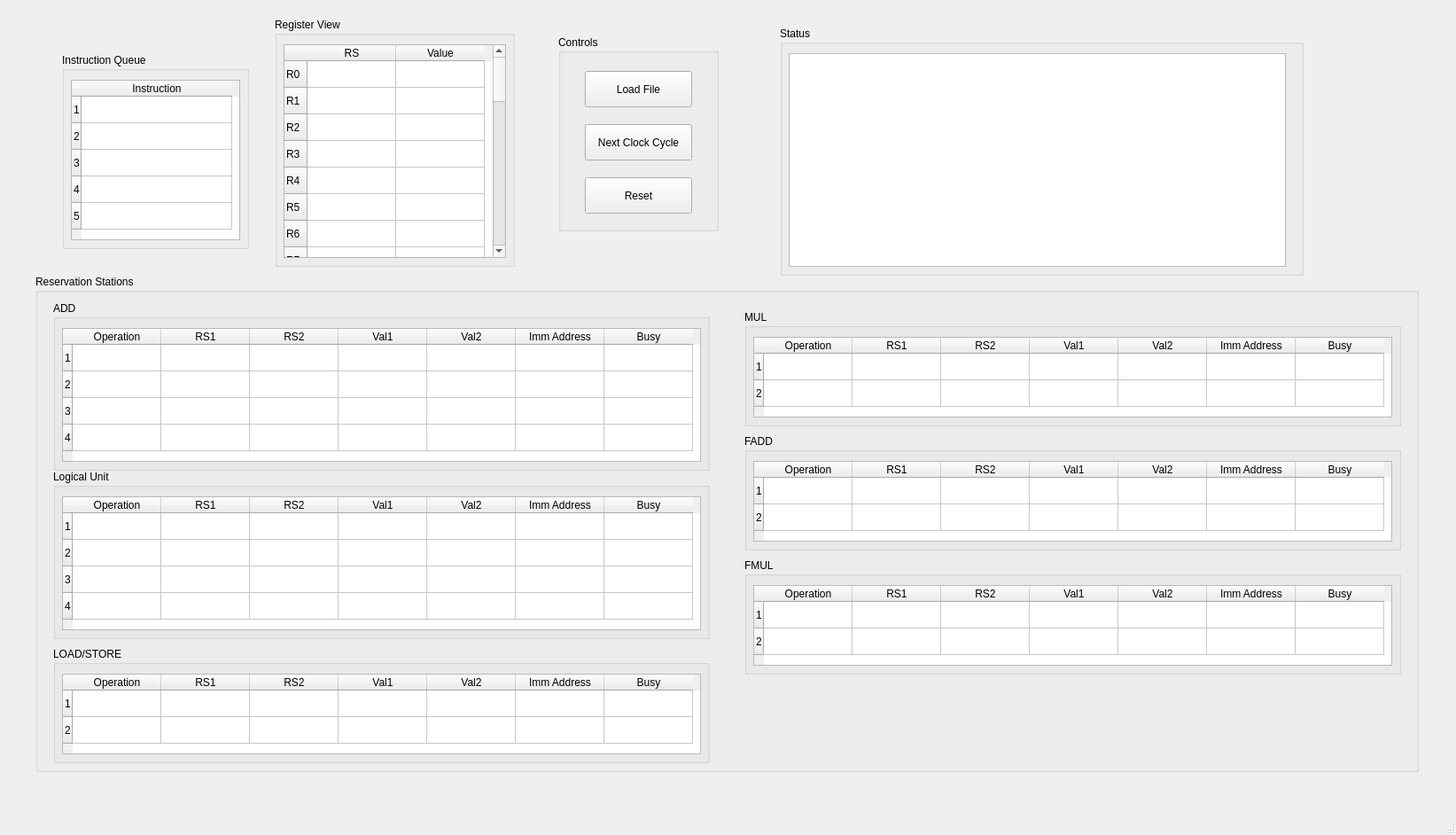
<?xml version="1.0" encoding="UTF-8"?>
<ui version="4.0">
 <class>MainWindow</class>
 <widget class="QMainWindow" name="MainWindow">
  <property name="geometry">
   <rect>
    <x>0</x>
    <y>0</y>
    <width>1643</width>
    <height>942</height>
   </rect>
  </property>
  <property name="windowTitle">
   <string>MainWindow</string>
  </property>
  <widget class="QWidget" name="centralwidget">
   <widget class="QGroupBox" name="groupBox">
    <property name="geometry">
     <rect>
      <x>310</x>
      <y>20</y>
      <width>271</width>
      <height>281</height>
     </rect>
    </property>
    <property name="title">
     <string>Register View</string>
    </property>
    <widget class="QTableWidget" name="registerTable">
     <property name="geometry">
      <rect>
       <x>10</x>
       <y>30</y>
       <width>251</width>
       <height>241</height>
      </rect>
     </property>
     <property name="rowCount">
      <number>30</number>
     </property>
     <property name="columnCount">
      <number>2</number>
     </property>
     <row>
      <property name="text">
       <string>R0</string>
      </property>
     </row>
     <row>
      <property name="text">
       <string>R1</string>
      </property>
     </row>
     <row>
      <property name="text">
       <string>R2</string>
      </property>
     </row>
     <row>
      <property name="text">
       <string>R3</string>
      </property>
     </row>
     <row>
      <property name="text">
       <string>R4</string>
      </property>
     </row>
     <row>
      <property name="text">
       <string>R5</string>
      </property>
     </row>
     <row>
      <property name="text">
       <string>R6</string>
      </property>
     </row>
     <row>
      <property name="text">
       <string>R7</string>
      </property>
     </row>
     <row>
      <property name="text">
       <string>R8</string>
      </property>
     </row>
     <row>
      <property name="text">
       <string>R9</string>
      </property>
     </row>
     <row>
      <property name="text">
       <string>R10</string>
      </property>
     </row>
     <row>
      <property name="text">
       <string>R11</string>
      </property>
     </row>
     <row>
      <property name="text">
       <string>R12</string>
      </property>
     </row>
     <row>
      <property name="text">
       <string>R13</string>
      </property>
     </row>
     <row>
      <property name="text">
       <string>R14</string>
      </property>
     </row>
     <row>
      <property name="text">
       <string>R15</string>
      </property>
     </row>
     <row>
      <property name="text">
       <string>R16</string>
      </property>
     </row>
     <row>
      <property name="text">
       <string>R17</string>
      </property>
     </row>
     <row>
      <property name="text">
       <string>R18</string>
      </property>
     </row>
     <row>
      <property name="text">
       <string>R19</string>
      </property>
     </row>
     <row>
      <property name="text">
       <string>R21</string>
      </property>
     </row>
     <row>
      <property name="text">
       <string>R22</string>
      </property>
     </row>
     <row>
      <property name="text">
       <string>R23</string>
      </property>
     </row>
     <row>
      <property name="text">
       <string>R24</string>
      </property>
     </row>
     <row>
      <property name="text">
       <string>R25</string>
      </property>
     </row>
     <row>
      <property name="text">
       <string>R26</string>
      </property>
     </row>
     <row>
      <property name="text">
       <string>R27</string>
      </property>
     </row>
     <row>
      <property name="text">
       <string>R28</string>
      </property>
     </row>
     <row>
      <property name="text">
       <string>R29</string>
      </property>
     </row>
     <row>
      <property name="text">
       <string>R31</string>
      </property>
     </row>
     <column>
      <property name="text">
       <string>RS</string>
      </property>
     </column>
     <column>
      <property name="text">
       <string>Value</string>
      </property>
     </column>
    </widget>
   </widget>
   <widget class="QGroupBox" name="groupBox_2">
    <property name="geometry">
     <rect>
      <x>70</x>
      <y>60</y>
      <width>211</width>
      <height>221</height>
     </rect>
    </property>
    <property name="title">
     <string>Instruction Queue</string>
    </property>
    <widget class="QTableWidget" name="tableWidget">
     <property name="geometry">
      <rect>
       <x>10</x>
       <y>30</y>
       <width>191</width>
       <height>181</height>
      </rect>
     </property>
     <attribute name="horizontalHeaderDefaultSectionSize">
      <number>170</number>
     </attribute>
     <row>
      <property name="text">
       <string>1</string>
      </property>
     </row>
     <row>
      <property name="text">
       <string>2</string>
      </property>
     </row>
     <row>
      <property name="text">
       <string>3</string>
      </property>
     </row>
     <row>
      <property name="text">
       <string>4</string>
      </property>
     </row>
     <row>
      <property name="text">
       <string>5</string>
      </property>
     </row>
     <column>
      <property name="text">
       <string>Instruction</string>
      </property>
     </column>
    </widget>
   </widget>
   <widget class="QGroupBox" name="groupBox_3">
    <property name="geometry">
     <rect>
      <x>40</x>
      <y>310</y>
      <width>1561</width>
      <height>561</height>
     </rect>
    </property>
    <property name="title">
     <string>Reservation Stations</string>
    </property>
    <widget class="QGroupBox" name="groupBox_4">
     <property name="geometry">
      <rect>
       <x>20</x>
       <y>30</y>
       <width>741</width>
       <height>191</height>
      </rect>
     </property>
     <property name="title">
      <string>ADD</string>
     </property>
     <widget class="QTableWidget" name="tableWidget_2">
      <property name="geometry">
       <rect>
        <x>10</x>
        <y>30</y>
        <width>721</width>
        <height>151</height>
       </rect>
      </property>
      <row>
       <property name="text">
        <string>1</string>
       </property>
      </row>
      <row>
       <property name="text">
        <string>2</string>
       </property>
      </row>
      <row>
       <property name="text">
        <string>3</string>
       </property>
      </row>
      <row>
       <property name="text">
        <string>4</string>
       </property>
      </row>
      <column>
       <property name="text">
        <string>Operation</string>
       </property>
      </column>
      <column>
       <property name="text">
        <string>RS1</string>
       </property>
      </column>
      <column>
       <property name="text">
        <string>RS2</string>
       </property>
      </column>
      <column>
       <property name="text">
        <string>Val1</string>
       </property>
      </column>
      <column>
       <property name="text">
        <string>Val2</string>
       </property>
      </column>
      <column>
       <property name="text">
        <string>Imm Address</string>
       </property>
      </column>
      <column>
       <property name="text">
        <string>Busy</string>
       </property>
      </column>
     </widget>
    </widget>
    <widget class="QGroupBox" name="groupBox_5">
     <property name="geometry">
      <rect>
       <x>800</x>
       <y>40</y>
       <width>741</width>
       <height>131</height>
      </rect>
     </property>
     <property name="title">
      <string>MUL</string>
     </property>
     <widget class="QTableWidget" name="tableWidget_3">
      <property name="geometry">
       <rect>
        <x>10</x>
        <y>30</y>
        <width>721</width>
        <height>91</height>
       </rect>
      </property>
      <row>
       <property name="text">
        <string>1</string>
       </property>
      </row>
      <row>
       <property name="text">
        <string>2</string>
       </property>
      </row>
      <column>
       <property name="text">
        <string>Operation</string>
       </property>
      </column>
      <column>
       <property name="text">
        <string>RS1</string>
       </property>
      </column>
      <column>
       <property name="text">
        <string>RS2</string>
       </property>
      </column>
      <column>
       <property name="text">
        <string>Val1</string>
       </property>
      </column>
      <column>
       <property name="text">
        <string>Val2</string>
       </property>
      </column>
      <column>
       <property name="text">
        <string>Imm Address</string>
       </property>
      </column>
      <column>
       <property name="text">
        <string>Busy</string>
       </property>
      </column>
     </widget>
    </widget>
    <widget class="QGroupBox" name="groupBox_6">
     <property name="geometry">
      <rect>
       <x>20</x>
       <y>220</y>
       <width>741</width>
       <height>191</height>
      </rect>
     </property>
     <property name="title">
      <string>Logical Unit</string>
     </property>
     <widget class="QTableWidget" name="tableWidget_4">
      <property name="geometry">
       <rect>
        <x>10</x>
        <y>30</y>
        <width>721</width>
        <height>151</height>
       </rect>
      </property>
      <row>
       <property name="text">
        <string>1</string>
       </property>
      </row>
      <row>
       <property name="text">
        <string>2</string>
       </property>
      </row>
      <row>
       <property name="text">
        <string>3</string>
       </property>
      </row>
      <row>
       <property name="text">
        <string>4</string>
       </property>
      </row>
      <column>
       <property name="text">
        <string>Operation</string>
       </property>
      </column>
      <column>
       <property name="text">
        <string>RS1</string>
       </property>
      </column>
      <column>
       <property name="text">
        <string>RS2</string>
       </property>
      </column>
      <column>
       <property name="text">
        <string>Val1</string>
       </property>
      </column>
      <column>
       <property name="text">
        <string>Val2</string>
       </property>
      </column>
      <column>
       <property name="text">
        <string>Imm Address</string>
       </property>
      </column>
      <column>
       <property name="text">
        <string>Busy</string>
       </property>
      </column>
     </widget>
    </widget>
    <widget class="QGroupBox" name="groupBox_7">
     <property name="geometry">
      <rect>
       <x>800</x>
       <y>180</y>
       <width>741</width>
       <height>131</height>
      </rect>
     </property>
     <property name="title">
      <string>FADD</string>
     </property>
     <widget class="QTableWidget" name="tableWidget_5">
      <property name="geometry">
       <rect>
        <x>10</x>
        <y>30</y>
        <width>721</width>
        <height>91</height>
       </rect>
      </property>
      <row>
       <property name="text">
        <string>1</string>
       </property>
      </row>
      <row>
       <property name="text">
        <string>2</string>
       </property>
      </row>
      <column>
       <property name="text">
        <string>Operation</string>
       </property>
      </column>
      <column>
       <property name="text">
        <string>RS1</string>
       </property>
      </column>
      <column>
       <property name="text">
        <string>RS2</string>
       </property>
      </column>
      <column>
       <property name="text">
        <string>Val1</string>
       </property>
      </column>
      <column>
       <property name="text">
        <string>Val2</string>
       </property>
      </column>
      <column>
       <property name="text">
        <string>Imm Address</string>
       </property>
      </column>
      <column>
       <property name="text">
        <string>Busy</string>
       </property>
      </column>
     </widget>
    </widget>
    <widget class="QGroupBox" name="groupBox_8">
     <property name="geometry">
      <rect>
       <x>20</x>
       <y>420</y>
       <width>741</width>
       <height>131</height>
      </rect>
     </property>
     <property name="title">
      <string>LOAD/STORE</string>
     </property>
     <widget class="QTableWidget" name="tableWidget_6">
      <property name="geometry">
       <rect>
        <x>10</x>
        <y>30</y>
        <width>721</width>
        <height>91</height>
       </rect>
      </property>
      <row>
       <property name="text">
        <string>1</string>
       </property>
      </row>
      <row>
       <property name="text">
        <string>2</string>
       </property>
      </row>
      <column>
       <property name="text">
        <string>Operation</string>
       </property>
      </column>
      <column>
       <property name="text">
        <string>RS1</string>
       </property>
      </column>
      <column>
       <property name="text">
        <string>RS2</string>
       </property>
      </column>
      <column>
       <property name="text">
        <string>Val1</string>
       </property>
      </column>
      <column>
       <property name="text">
        <string>Val2</string>
       </property>
      </column>
      <column>
       <property name="text">
        <string>Imm Address</string>
       </property>
      </column>
      <column>
       <property name="text">
        <string>Busy</string>
       </property>
      </column>
     </widget>
    </widget>
    <widget class="QGroupBox" name="groupBox_9">
     <property name="geometry">
      <rect>
       <x>800</x>
       <y>320</y>
       <width>741</width>
       <height>131</height>
      </rect>
     </property>
     <property name="title">
      <string>FMUL</string>
     </property>
     <widget class="QTableWidget" name="tableWidget_7">
      <property name="geometry">
       <rect>
        <x>10</x>
        <y>30</y>
        <width>721</width>
        <height>91</height>
       </rect>
      </property>
      <row>
       <property name="text">
        <string>1</string>
       </property>
      </row>
      <row>
       <property name="text">
        <string>2</string>
       </property>
      </row>
      <column>
       <property name="text">
        <string>Operation</string>
       </property>
      </column>
      <column>
       <property name="text">
        <string>RS1</string>
       </property>
      </column>
      <column>
       <property name="text">
        <string>RS2</string>
       </property>
      </column>
      <column>
       <property name="text">
        <string>Val1</string>
       </property>
      </column>
      <column>
       <property name="text">
        <string>Val2</string>
       </property>
      </column>
      <column>
       <property name="text">
        <string>Imm Address</string>
       </property>
      </column>
      <column>
       <property name="text">
        <string>Busy</string>
       </property>
      </column>
     </widget>
    </widget>
   </widget>
   <widget class="QGroupBox" name="groupBox_10">
    <property name="geometry">
     <rect>
      <x>880</x>
      <y>30</y>
      <width>591</width>
      <height>281</height>
     </rect>
    </property>
    <property name="title">
     <string>Status</string>
    </property>
    <widget class="QPlainTextEdit" name="plainTextEdit">
     <property name="geometry">
      <rect>
       <x>10</x>
       <y>30</y>
       <width>561</width>
       <height>241</height>
      </rect>
     </property>
    </widget>
   </widget>
   <widget class="QGroupBox" name="groupBox_11">
    <property name="geometry">
     <rect>
      <x>630</x>
      <y>40</y>
      <width>181</width>
      <height>221</height>
     </rect>
    </property>
    <property name="title">
     <string>Controls</string>
    </property>
    <widget class="QPushButton" name="pushButton_3">
     <property name="geometry">
      <rect>
       <x>30</x>
       <y>40</y>
       <width>121</width>
       <height>41</height>
      </rect>
     </property>
     <property name="text">
      <string>Load File</string>
     </property>
    </widget>
    <widget class="QPushButton" name="pushButton">
     <property name="geometry">
      <rect>
       <x>30</x>
       <y>100</y>
       <width>121</width>
       <height>41</height>
      </rect>
     </property>
     <property name="text">
      <string>Next Clock Cycle</string>
     </property>
    </widget>
    <widget class="QPushButton" name="pushButton_2">
     <property name="geometry">
      <rect>
       <x>30</x>
       <y>160</y>
       <width>121</width>
       <height>41</height>
      </rect>
     </property>
     <property name="text">
      <string>Reset</string>
     </property>
    </widget>
   </widget>
  </widget>
  <widget class="QMenuBar" name="menubar">
   <property name="geometry">
    <rect>
     <x>0</x>
     <y>0</y>
     <width>1643</width>
     <height>22</height>
    </rect>
   </property>
  </widget>
  <widget class="QStatusBar" name="statusbar"/>
 </widget>
 <resources>
  <include location="../resources/arrow.qrc"/>
 </resources>
 <connections/>
</ui>
